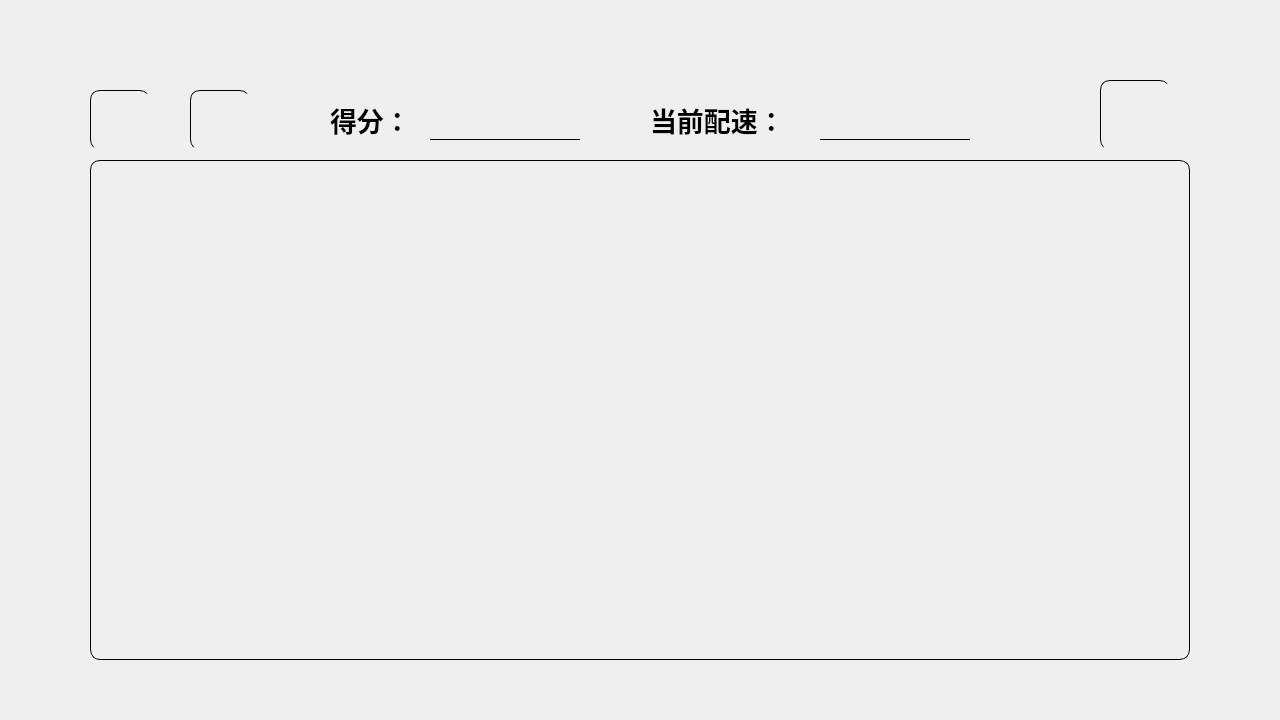
<?xml version="1.0" encoding="UTF-8"?>
<ui version="4.0">
 <class>GameWindow</class>
 <widget class="QMainWindow" name="GameWindow">
  <property name="geometry">
   <rect>
    <x>0</x>
    <y>0</y>
    <width>1280</width>
    <height>720</height>
   </rect>
  </property>
  <property name="focusPolicy">
   <enum>Qt::ClickFocus</enum>
  </property>
  <property name="windowTitle">
   <string>MainWindow</string>
  </property>
  <widget class="QWidget" name="centralwidget">
   <widget class="QLabel" name="label">
    <property name="geometry">
     <rect>
      <x>90</x>
      <y>160</y>
      <width>1100</width>
      <height>500</height>
     </rect>
    </property>
    <property name="styleSheet">
     <string notr="true">border-radius: 10px;
border-width: 1;
border-style: outset;</string>
    </property>
    <property name="text">
     <string/>
    </property>
   </widget>
   <widget class="QPushButton" name="BtnBack">
    <property name="geometry">
     <rect>
      <x>90</x>
      <y>90</y>
      <width>60</width>
      <height>60</height>
     </rect>
    </property>
    <property name="focusPolicy">
     <enum>Qt::NoFocus</enum>
    </property>
    <property name="autoFillBackground">
     <bool>false</bool>
    </property>
    <property name="styleSheet">
     <string notr="true">border-radius: 10px;
border-width: 1;
border-style: outset;
border-image: url(:/res/back.png);</string>
    </property>
    <property name="text">
     <string/>
    </property>
    <property name="checkable">
     <bool>false</bool>
    </property>
   </widget>
   <widget class="QPushButton" name="BtnStop">
    <property name="geometry">
     <rect>
      <x>190</x>
      <y>90</y>
      <width>60</width>
      <height>60</height>
     </rect>
    </property>
    <property name="focusPolicy">
     <enum>Qt::NoFocus</enum>
    </property>
    <property name="styleSheet">
     <string notr="true">border-radius: 10px;
border-width: 1;
border-style: outset;
border-image: url(:/res/stop.png);</string>
    </property>
    <property name="text">
     <string/>
    </property>
    <property name="checkable">
     <bool>false</bool>
    </property>
   </widget>
   <widget class="QLineEdit" name="Score">
    <property name="geometry">
     <rect>
      <x>430</x>
      <y>90</y>
      <width>150</width>
      <height>50</height>
     </rect>
    </property>
    <property name="font">
     <font>
      <family>微软雅黑</family>
      <pointsize>20</pointsize>
     </font>
    </property>
    <property name="focusPolicy">
     <enum>Qt::NoFocus</enum>
    </property>
    <property name="styleSheet">
     <string notr="true">background-color: transparent;
border-width: 0;
border-bottom-width: 1;
border-style: outset;</string>
    </property>
    <property name="alignment">
     <set>Qt::AlignBottom|Qt::AlignHCenter</set>
    </property>
    <property name="readOnly">
     <bool>true</bool>
    </property>
   </widget>
   <widget class="QLabel" name="label_2">
    <property name="geometry">
     <rect>
      <x>330</x>
      <y>100</y>
      <width>80</width>
      <height>40</height>
     </rect>
    </property>
    <property name="font">
     <font>
      <family>微软雅黑</family>
      <pointsize>20</pointsize>
      <bold>true</bold>
     </font>
    </property>
    <property name="text">
     <string>得分：</string>
    </property>
   </widget>
   <widget class="QLabel" name="label_3">
    <property name="geometry">
     <rect>
      <x>650</x>
      <y>100</y>
      <width>150</width>
      <height>40</height>
     </rect>
    </property>
    <property name="font">
     <font>
      <family>微软雅黑</family>
      <pointsize>20</pointsize>
      <bold>true</bold>
     </font>
    </property>
    <property name="text">
     <string>当前配速：</string>
    </property>
   </widget>
   <widget class="QLineEdit" name="Speed">
    <property name="geometry">
     <rect>
      <x>820</x>
      <y>90</y>
      <width>150</width>
      <height>50</height>
     </rect>
    </property>
    <property name="font">
     <font>
      <family>微软雅黑</family>
      <pointsize>20</pointsize>
     </font>
    </property>
    <property name="focusPolicy">
     <enum>Qt::NoFocus</enum>
    </property>
    <property name="styleSheet">
     <string notr="true">background-color: transparent;
border-width: 0;
border-bottom-width: 1;
border-style: outset;</string>
    </property>
    <property name="alignment">
     <set>Qt::AlignBottom|Qt::AlignHCenter</set>
    </property>
    <property name="readOnly">
     <bool>true</bool>
    </property>
   </widget>
   <widget class="QPushButton" name="BtnAI">
    <property name="geometry">
     <rect>
      <x>1100</x>
      <y>80</y>
      <width>70</width>
      <height>70</height>
     </rect>
    </property>
    <property name="focusPolicy">
     <enum>Qt::NoFocus</enum>
    </property>
    <property name="styleSheet">
     <string notr="true">border-radius: 10px;
border-width: 1;
border-style: outset;
border-image: url(:/res/AI.png);</string>
    </property>
    <property name="text">
     <string/>
    </property>
   </widget>
  </widget>
  <widget class="QMenuBar" name="menubar">
   <property name="geometry">
    <rect>
     <x>0</x>
     <y>0</y>
     <width>1280</width>
     <height>25</height>
    </rect>
   </property>
  </widget>
 </widget>
 <resources/>
 <connections/>
</ui>
